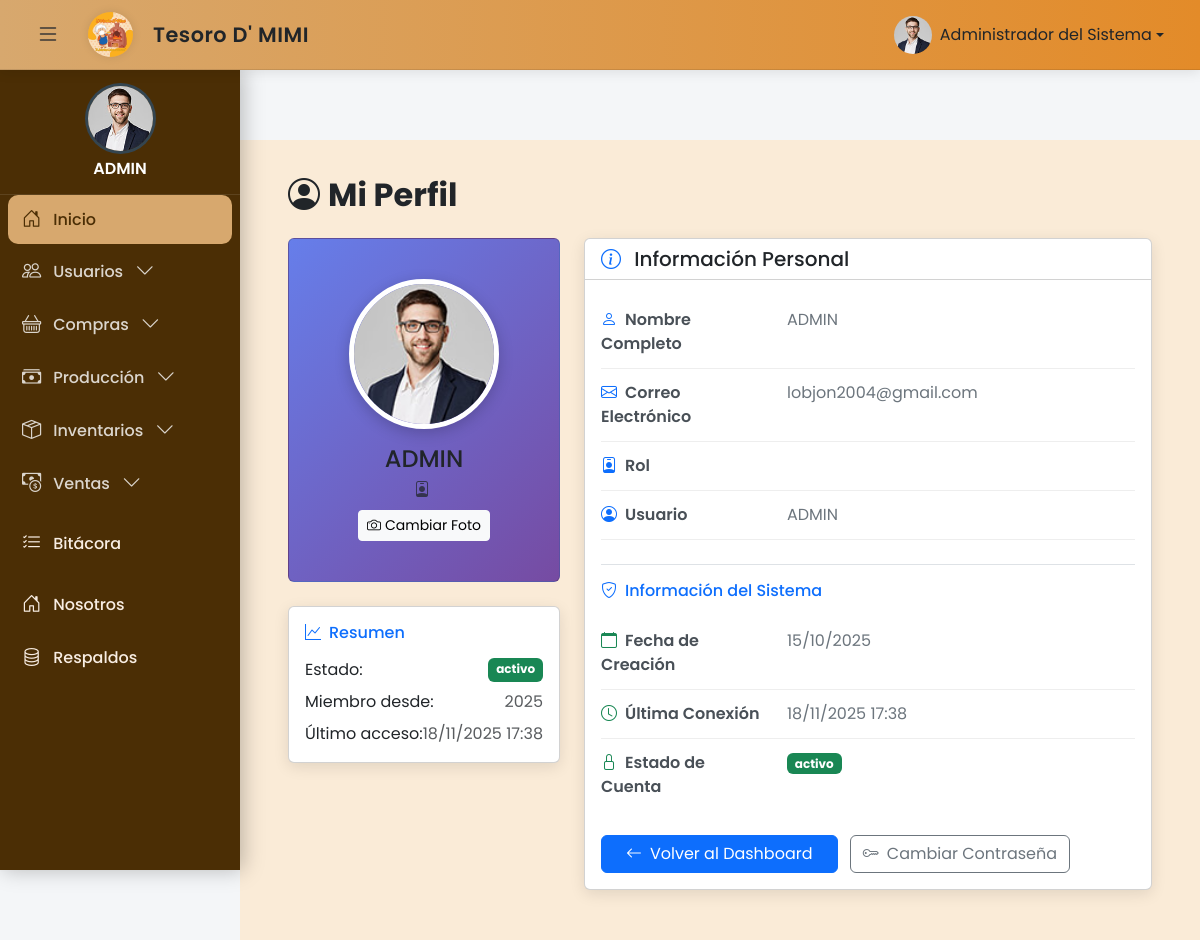
The app's page /public/perfil (signed in), older data.
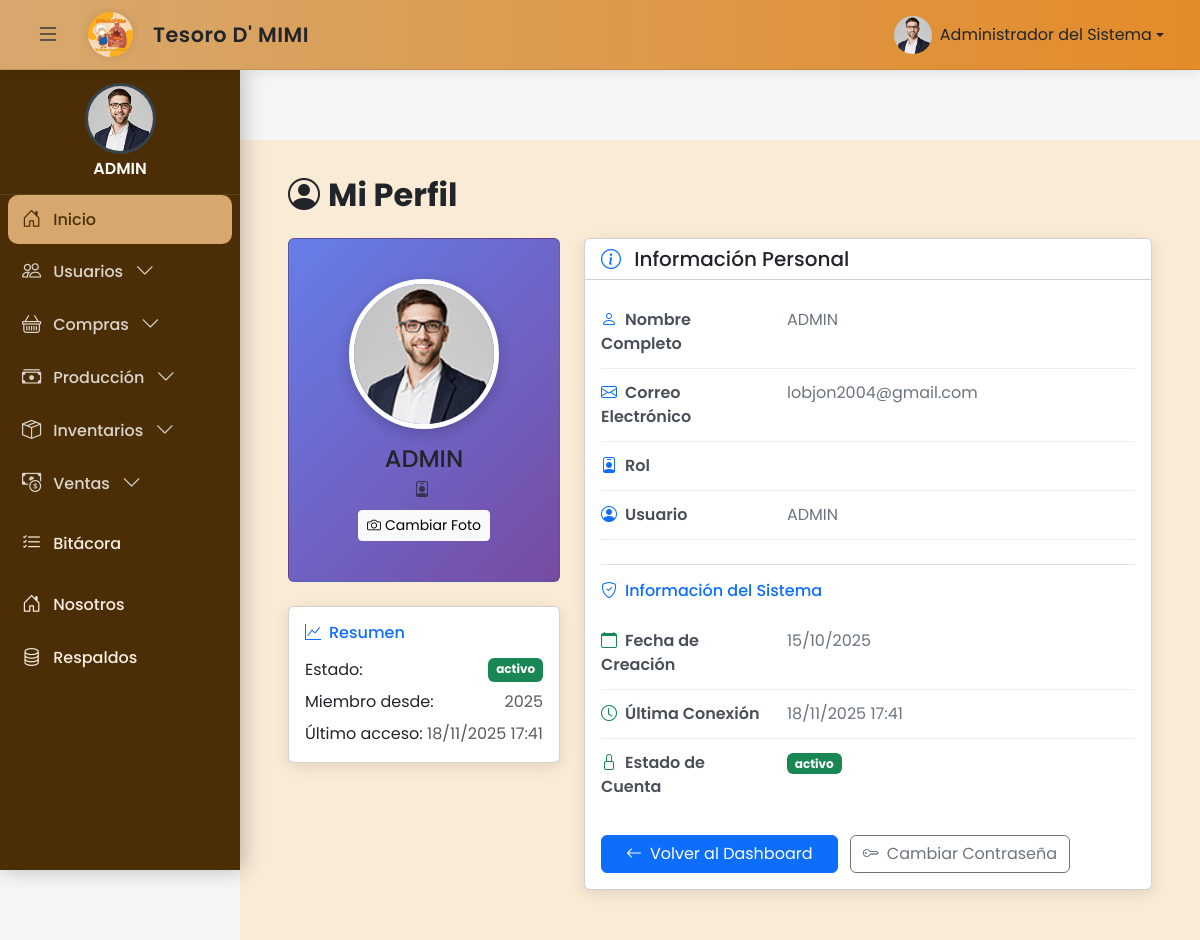
The same page, newer data.
### tables this page shows
CREATE TABLE `tbl_ms_usuarios` (
  `ID_USUARIO` int(11) NOT NULL AUTO_INCREMENT,
  `NUMERO_IDENTIDAD` varchar(20) DEFAULT NULL,
  `USUARIO` varchar(15) NOT NULL,
  `NOMBRE_USUARIO` varchar(100) NOT NULL,
  `ESTADO_USUARIO` varchar(100) DEFAULT 'Activo',
  `CONTRASENA` varchar(100) NOT NULL,
  `ID_ROL` int(11) NOT NULL,
  `FECHA_CREACION` datetime DEFAULT current_timestamp(),
  `CREADO_POR` varchar(50) DEFAULT NULL,
  `FECHA_MODIFICACION` datetime DEFAULT NULL,
  `MODIFICADO_POR` varchar(50) DEFAULT NULL,
  `FECHA_ULTIMA_CONEXION` datetime DEFAULT NULL,
  `PRIMER_INGRESO` int(11) DEFAULT 0,
  `FECHA_VENCIMIENTO` date DEFAULT NULL,
  `CORREO_ELECTRONICO` varchar(50) DEFAULT NULL,
  `RESETEO_CONTRASENA` tinyint(1) DEFAULT 0,
  `INTENTOS_INVALIDOS` int(11) DEFAULT 0,
  `HABILITAR_2FA` tinyint(1) DEFAULT 0,
  `FOTO_PERFIL` varchar(255) DEFAULT 'perfil.jpg',
  PRIMARY KEY (`ID_USUARIO`),
  UNIQUE KEY `USUARIO` (`USUARIO`),
  KEY `TBL_MS_USUARIOS_IBFK_1` (`ID_ROL`),
  CONSTRAINT `TBL_MS_USUARIOS_IBFK_1` FOREIGN KEY (`ID_ROL`) REFERENCES `tbl_ms_roles` (`ID_ROL`)
);

### src/config/SessionHelper.php (called while the page is built, shortened)
<?php
class SessionHelper {
    public static function getUserPhoto() {
        return $_SESSION['foto_perfil'] ?? 'perfil.jpg';
    }
}

### src/models/userModel.php (called while the page is built, shortened)
<?php
class userModel {
public static function obtenerPerfilUsuarioDirecto($idUsuario) {
    try {
        $con = connectionDB::getConnection();
        $sql = "SELECT
                    U.ID_USUARIO,
                    U.USUARIO,
                    U.NOMBRE_USUARIO,
                    U.CORREO_ELECTRONICO,
                    COALESCE(R.ROL, 'Sin rol asignado') AS ROL,
                    U.ESTADO_USUARIO,
                    U.FECHA_CREACION,
                    U.FECHA_ULTIMA_CONEXION,
                    COALESCE(U.FOTO_PERFIL, 'perfil.jpg') AS FOTO_PERFIL,
                    U.PRIMER_INGRESO,
                    U.FECHA_VENCIMIENTO,
                    U.HABILITAR_2FA,
                    U.ID_ROL
                FROM TBL_MS_USUARIOS U
                LEFT JOIN TBL_MS_ROLES R ON U.ID_ROL = R.ID_ROL
                WHERE U.ID_USUARIO = :id_usuario";
        $query = $con->prepare($sql);
        $query->execute(['id_usuario' => $idUsuario]);
        $result = $query->fetch(PDO::FETCH_ASSOC);
        if ($result) {
            return [
                'success' => true,
                'data' => $result
            ];
        } else {
            return [
                'success' => false,
                'message' => 'Usuario no encontrado'
            ];
        }
    } catch (\PDOException $e) {
        error_log("Error en obtenerPerfilUsuarioDirecto: " . $e->getMessage());
        return [
            'success' => false,
            'message' => 'Error del servidor al obtener perfil'
        ];
    }
}
}

### src/Views/perfil.php (the view, shortened to what the rows shown need)
<?php
$idUsuario = SessionHelper::getUserId();
$perfilData = null;
if ($idUsuario) {
    $result = userModel::obtenerPerfilUsuarioDirecto($idUsuario);
    if ($result['success']) {
        $perfilData = $result['data'];
    }
}
$email = htmlspecialchars($perfilData['CORREO_ELECTRONICO'], ENT_QUOTES, 'UTF-8');
$usuario_login = htmlspecialchars($perfilData['USUARIO'], ENT_QUOTES, 'UTF-8');
$estado = htmlspecialchars($perfilData['ESTADO_USUARIO'], ENT_QUOTES, 'UTF-8');
$fechaCreacion = date('d/m/Y', strtotime($perfilData['FECHA_CREACION']));
$fechaUltimaConexion = $perfilData['FECHA_ULTIMA_CONEXION'] ?
    date('d/m/Y H:i', strtotime($perfilData['FECHA_ULTIMA_CONEXION'])) : 'Nunca';
?>
<!DOCTYPE html>
<html lang="es">
<head>
  <link href="https://cdn.jsdelivr.net/npm/bootstrap@5.3.3/dist/css/bootstrap.min.css" rel="stylesheet">
  <link href="https://cdn.jsdelivr.net/npm/bootstrap-icons@1.11.3/font/bootstrap-icons.css" rel="stylesheet">
</head>
<body>
  <?php include 'partials/header.php'; ?>
  <?php include 'partials/sidebar.php'; ?>
  <main id="main" class="main" style="margin-left: 240px; padding: 20px; margin-top: 70px;">
    <div class="container-fluid">
      <div class="row">
        <div class="col-12">
          <div class="p-3">
            <h2 class="fw-bold text-dark mb-4">
              <i class="bi bi-person-circle me-2"></i>Mi Perfil
            </h2>
            <div class="row">
              <div class="col-md-4 mb-4">
                <div class="card profile-card p-4 text-center">
                  <div class="card-body">
                    <img src="<?= $rutaFinal ?>"
                         class="profile-img rounded-circle mb-3"
                         alt="Foto de perfil"
                         onerror="this.src='/sistema/src/Views/assets/img/perfil.jpg'">
                    <h4 class="mb-1"><?= $nombre ?></h4>
                    <p class="mb-2 opacity-75">
                      <i class="bi bi-person-badge me-1"></i><?= $rol ?>
                    </p>
                    <button class="btn btn-light btn-sm"
                            data-bs-toggle="modal"
                            data-bs-target="#modalFotoPerfil">
                      <i class="bi bi-camera me-1"></i>Cambiar Foto
                    </button>
                  </div>
                </div>
                <div class="card info-card mt-4">
                  <div class="card-body">
                    <h6 class="card-title text-primary mb-3">
                      <i class="bi bi-graph-up me-2"></i>Resumen
                    </h6>
                    <div class="d-flex justify-content-between mb-2">
                      <span>Estado:</span>
                      <?php
                      $badgeClass = 'bg-success';
                      ?>
                      <span class="badge <?= $badgeClass ?> badge-estado"><?= $estado ?></span>
                    </div>
                    <div class="d-flex justify-content-between mb-2">
                      <span>Miembro desde:</span>
                      <span class="text-muted"><?= date('Y', strtotime($perfilData['FECHA_CREACION'])) ?></span>
                    </div>
                    <div class="d-flex justify-content-between">
                      <span>Último acceso:</span>
                      <span class="text-muted"><?= $fechaUltimaConexion ?></span>
                    </div>
                  </div>
                </div>
              </div>
              <div class="col-md-8">
                <div class="card info-card">
                  <div class="card-header bg-transparent">
                    <h5 class="card-title mb-0">
                      <i class="bi bi-info-circle me-2 text-primary"></i>
                      Información Personal
                    </h5>
                  </div>
                  <div class="card-body">
                    <div class="info-item">
                      <div class="row">
                        <div class="col-sm-4">
                          <span class="info-label">
                            <i class="bi bi-person me-2 text-primary"></i>Nombre Completo
                          </span>
                        </div>
                        <div class="col-sm-8">
                          <span class="info-value"><?= $nombre ?></span>
                        </div>
                      </div>
                    </div>
                    <div class="info-item">
                      <div class="row">
                        <div class="col-sm-4">
                          <span class="info-label">
                            <i class="bi bi-envelope me-2 text-primary"></i>Correo Electrónico
                          </span>
                        </div>
                        <div class="col-sm-8">
                          <span class="info-value"><?= $email ?></span>
                        </div>
                      </div>
                    </div>
                    <div class="info-item">
                      <div class="row">
                        <div class="col-sm-4">
                          <span class="info-label">
                            <i class="bi bi-person-badge me-2 text-primary"></i>Rol
                          </span>
                        </div>
                        <div class="col-sm-8">
                        </div>
                      </div>
                    </div>
                    <div class="info-item">
                      <div class="row">
                        <div class="col-sm-4">
                          <span class="info-label">
                            <i class="bi bi-person-circle me-2 text-primary"></i>Usuario
                          </span>
                        </div>
                        <div class="col-sm-8">
                          <span class="info-value"><?= $usuario_login ?></span>
                        </div>
                      </div>
                    </div>
                    <div class="mt-4 pt-3 border-top">
                      <h6 class="text-primary mb-3">
                        <i class="bi bi-shield-check me-2"></i>Información del Sistema
                      </h6>
                      <div class="info-item">
                        <div class="row">
                          <div class="col-sm-4">
                            <span class="info-label">
                              <i class="bi bi-calendar me-2 text-success"></i>Fecha de Creación
                            </span>
                          </div>
                          <div class="col-sm-8">
                            <span class="info-value"><?= $fechaCreacion ?></span>
                          </div>
                        </div>
                      </div>
                      <div class="info-item">
                        <div class="row">
                          <div class="col-sm-4">
                            <span class="info-label">
                              <i class="bi bi-clock me-2 text-success"></i>Última Conexión
                            </span>
                          </div>
                          <div class="col-sm-8">
                            <span class="info-value"><?= $fechaUltimaConexion ?></span>
                          </div>
                        </div>
                      </div>
                      <div class="info-item">
                        <div class="row">
                          <div class="col-sm-4">
                            <span class="info-label">
                              <i class="bi bi-lock me-2 text-success"></i>Estado de Cuenta
                            </span>
                          </div>
                          <div class="col-sm-8">
                            <span class="badge <?= $badgeClass ?> badge-estado"><?= $estado ?></span>
                          </div>
                        </div>
                      </div>
                    </div>
                    <div class="mt-4">
                      <a href="/sistema/public/inicio" class="btn btn-primary px-4">
                        <i class="bi bi-arrow-left me-2"></i>Volver al Dashboard
                      </a>
                      <a href="/sistema/public/cambiar-password" class="btn btn-outline-secondary ms-2">
                        <i class="bi bi-key me-2"></i>Cambiar Contraseña
                      </a>
                    </div>
                  </div>
                </div>
              </div>
            </div>
          </div>
        </div>
      </div>
    </div>
  </main>
</body>
</html>

Row changes from the older to the newer data that the page shows:
changed tbl_ms_usuarios "lobjon2004@gmail.com": FECHA_ULTIMA_CONEXION "18/11/2025 17:38" → "18/11/2025 17:41"
